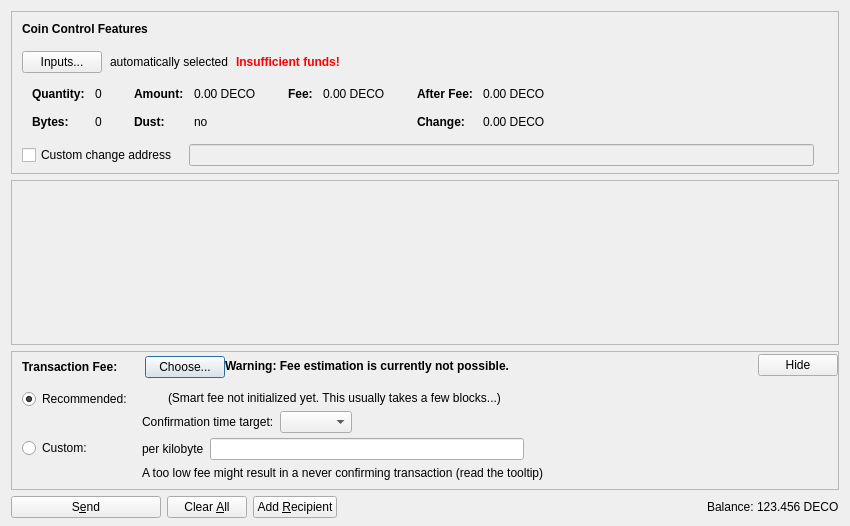
<?xml version="1.0" encoding="UTF-8"?>
<ui version="4.0">
 <class>SendCoinsDialog</class>
 <widget class="QDialog" name="SendCoinsDialog">
  <property name="geometry">
   <rect>
    <x>0</x>
    <y>0</y>
    <width>850</width>
    <height>526</height>
   </rect>
  </property>
  <property name="windowTitle">
   <string>Send Coins</string>
  </property>
  <layout class="QVBoxLayout" name="verticalLayout" stretch="0,1,0,0">
   <property name="bottomMargin">
    <number>8</number>
   </property>
   <item>
    <widget class="QFrame" name="frameCoinControl">
     <property name="sizePolicy">
      <sizepolicy hsizetype="Expanding" vsizetype="Expanding">
       <horstretch>0</horstretch>
       <verstretch>0</verstretch>
      </sizepolicy>
     </property>
     <property name="maximumSize">
      <size>
       <width>16777215</width>
       <height>16777215</height>
      </size>
     </property>
     <property name="frameShape">
      <enum>QFrame::StyledPanel</enum>
     </property>
     <property name="frameShadow">
      <enum>QFrame::Sunken</enum>
     </property>
     <layout class="QVBoxLayout" name="verticalLayoutCoinControl2">
      <property name="spacing">
       <number>0</number>
      </property>
      <property name="leftMargin">
       <number>0</number>
      </property>
      <property name="topMargin">
       <number>0</number>
      </property>
      <property name="rightMargin">
       <number>0</number>
      </property>
      <property name="bottomMargin">
       <number>6</number>
      </property>
      <item>
       <layout class="QVBoxLayout" name="verticalLayoutCoinControl" stretch="0,0,0,0,1">
        <property name="spacing">
         <number>0</number>
        </property>
        <property name="leftMargin">
         <number>10</number>
        </property>
        <property name="topMargin">
         <number>10</number>
        </property>
        <item>
         <layout class="QHBoxLayout" name="horizontalLayoutCoinControl1">
          <property name="bottomMargin">
           <number>15</number>
          </property>
          <item>
           <widget class="QLabel" name="labelCoinControlFeatures">
            <property name="sizePolicy">
             <sizepolicy hsizetype="Preferred" vsizetype="Maximum">
              <horstretch>0</horstretch>
              <verstretch>0</verstretch>
             </sizepolicy>
            </property>
            <property name="font">
             <font>
              <weight>75</weight>
              <bold>true</bold>
             </font>
            </property>
            <property name="styleSheet">
             <string notr="true">font-weight:bold;</string>
            </property>
            <property name="text">
             <string>Coin Control Features</string>
            </property>
           </widget>
          </item>
         </layout>
        </item>
        <item>
         <layout class="QHBoxLayout" name="horizontalLayoutCoinControl2" stretch="0,0,0,0">
          <property name="spacing">
           <number>8</number>
          </property>
          <property name="bottomMargin">
           <number>10</number>
          </property>
          <item>
           <widget class="QPushButton" name="pushButtonCoinControl">
            <property name="styleSheet">
             <string notr="true"/>
            </property>
            <property name="text">
             <string>Inputs...</string>
            </property>
            <property name="autoDefault">
             <bool>false</bool>
            </property>
           </widget>
          </item>
          <item>
           <widget class="QLabel" name="labelCoinControlAutomaticallySelected">
            <property name="text">
             <string>automatically selected</string>
            </property>
            <property name="margin">
             <number>5</number>
            </property>
           </widget>
          </item>
          <item>
           <widget class="QLabel" name="labelCoinControlInsuffFunds">
            <property name="font">
             <font>
              <weight>75</weight>
              <bold>true</bold>
             </font>
            </property>
            <property name="styleSheet">
             <string notr="true">color:red;font-weight:bold;</string>
            </property>
            <property name="text">
             <string>Insufficient funds!</string>
            </property>
            <property name="margin">
             <number>5</number>
            </property>
           </widget>
          </item>
          <item>
           <spacer name="horizontalSpacerCoinControl">
            <property name="orientation">
             <enum>Qt::Horizontal</enum>
            </property>
            <property name="sizeHint" stdset="0">
             <size>
              <width>40</width>
              <height>1</height>
             </size>
            </property>
           </spacer>
          </item>
         </layout>
        </item>
        <item>
         <widget class="QWidget" name="widgetCoinControl" native="true">
          <property name="sizePolicy">
           <sizepolicy hsizetype="Preferred" vsizetype="Preferred">
            <horstretch>0</horstretch>
            <verstretch>0</verstretch>
           </sizepolicy>
          </property>
          <property name="minimumSize">
           <size>
            <width>0</width>
            <height>0</height>
           </size>
          </property>
          <property name="styleSheet">
           <string notr="true"/>
          </property>
          <layout class="QHBoxLayout" name="horizontalLayoutCoinControl5">
           <property name="leftMargin">
            <number>0</number>
           </property>
           <property name="topMargin">
            <number>0</number>
           </property>
           <property name="rightMargin">
            <number>0</number>
           </property>
           <property name="bottomMargin">
            <number>0</number>
           </property>
           <item>
            <layout class="QHBoxLayout" name="horizontalLayoutCoinControl3" stretch="0,0,0,1">
             <property name="spacing">
              <number>20</number>
             </property>
             <property name="topMargin">
              <number>0</number>
             </property>
             <property name="bottomMargin">
              <number>10</number>
             </property>
             <item>
              <layout class="QFormLayout" name="formLayoutCoinControl1">
               <property name="horizontalSpacing">
                <number>10</number>
               </property>
               <property name="verticalSpacing">
                <number>14</number>
               </property>
               <property name="leftMargin">
                <number>10</number>
               </property>
               <property name="topMargin">
                <number>4</number>
               </property>
               <property name="rightMargin">
                <number>6</number>
               </property>
               <item row="0" column="0">
                <widget class="QLabel" name="labelCoinControlQuantityText">
                 <property name="font">
                  <font>
                   <weight>75</weight>
                   <bold>true</bold>
                  </font>
                 </property>
                 <property name="text">
                  <string>Quantity:</string>
                 </property>
                 <property name="margin">
                  <number>0</number>
                 </property>
                </widget>
               </item>
               <item row="0" column="1">
                <widget class="QLabel" name="labelCoinControlQuantity">
                 <property name="cursor">
                  <cursorShape>IBeamCursor</cursorShape>
                 </property>
                 <property name="contextMenuPolicy">
                  <enum>Qt::ActionsContextMenu</enum>
                 </property>
                 <property name="text">
                  <string notr="true">0</string>
                 </property>
                 <property name="margin">
                  <number>0</number>
                 </property>
                 <property name="textInteractionFlags">
                  <set>Qt::LinksAccessibleByMouse|Qt::TextSelectableByKeyboard|Qt::TextSelectableByMouse</set>
                 </property>
                </widget>
               </item>
               <item row="1" column="0">
                <widget class="QLabel" name="labelCoinControlBytesText">
                 <property name="font">
                  <font>
                   <weight>75</weight>
                   <bold>true</bold>
                  </font>
                 </property>
                 <property name="text">
                  <string>Bytes:</string>
                 </property>
                </widget>
               </item>
               <item row="1" column="1">
                <widget class="QLabel" name="labelCoinControlBytes">
                 <property name="cursor">
                  <cursorShape>IBeamCursor</cursorShape>
                 </property>
                 <property name="contextMenuPolicy">
                  <enum>Qt::ActionsContextMenu</enum>
                 </property>
                 <property name="text">
                  <string notr="true">0</string>
                 </property>
                 <property name="textInteractionFlags">
                  <set>Qt::LinksAccessibleByMouse|Qt::TextSelectableByKeyboard|Qt::TextSelectableByMouse</set>
                 </property>
                </widget>
               </item>
              </layout>
             </item>
             <item>
              <layout class="QFormLayout" name="formLayoutCoinControl2">
               <property name="horizontalSpacing">
                <number>10</number>
               </property>
               <property name="verticalSpacing">
                <number>14</number>
               </property>
               <property name="leftMargin">
                <number>6</number>
               </property>
               <property name="topMargin">
                <number>4</number>
               </property>
               <property name="rightMargin">
                <number>6</number>
               </property>
               <item row="0" column="0">
                <widget class="QLabel" name="labelCoinControlAmountText">
                 <property name="font">
                  <font>
                   <weight>75</weight>
                   <bold>true</bold>
                  </font>
                 </property>
                 <property name="text">
                  <string>Amount:</string>
                 </property>
                 <property name="margin">
                  <number>0</number>
                 </property>
                </widget>
               </item>
               <item row="0" column="1">
                <widget class="QLabel" name="labelCoinControlAmount">
                 <property name="cursor">
                  <cursorShape>IBeamCursor</cursorShape>
                 </property>
                 <property name="contextMenuPolicy">
                  <enum>Qt::ActionsContextMenu</enum>
                 </property>
                 <property name="text">
                  <string notr="true">0.00 DECO</string>
                 </property>
                 <property name="textInteractionFlags">
                  <set>Qt::LinksAccessibleByMouse|Qt::TextSelectableByKeyboard|Qt::TextSelectableByMouse</set>
                 </property>
                </widget>
               </item>
               <item row="1" column="0">
                <widget class="QLabel" name="labelCoinControlLowOutputText">
                 <property name="font">
                  <font>
                   <weight>75</weight>
                   <bold>true</bold>
                  </font>
                 </property>
                 <property name="text">
                  <string>Dust:</string>
                 </property>
                </widget>
               </item>
               <item row="1" column="1">
                <widget class="QLabel" name="labelCoinControlLowOutput">
                 <property name="cursor">
                  <cursorShape>IBeamCursor</cursorShape>
                 </property>
                 <property name="contextMenuPolicy">
                  <enum>Qt::ActionsContextMenu</enum>
                 </property>
                 <property name="text">
                  <string notr="true">no</string>
                 </property>
                 <property name="textInteractionFlags">
                  <set>Qt::LinksAccessibleByMouse|Qt::TextSelectableByKeyboard|Qt::TextSelectableByMouse</set>
                 </property>
                </widget>
               </item>
              </layout>
             </item>
             <item>
              <layout class="QFormLayout" name="formLayoutCoinControl3">
               <property name="horizontalSpacing">
                <number>10</number>
               </property>
               <property name="verticalSpacing">
                <number>14</number>
               </property>
               <property name="leftMargin">
                <number>6</number>
               </property>
               <property name="topMargin">
                <number>4</number>
               </property>
               <property name="rightMargin">
                <number>6</number>
               </property>
               <item row="0" column="0">
                <widget class="QLabel" name="labelCoinControlFeeText">
                 <property name="font">
                  <font>
                   <weight>75</weight>
                   <bold>true</bold>
                  </font>
                 </property>
                 <property name="text">
                  <string>Fee:</string>
                 </property>
                 <property name="margin">
                  <number>0</number>
                 </property>
                </widget>
               </item>
               <item row="0" column="1">
                <widget class="QLabel" name="labelCoinControlFee">
                 <property name="cursor">
                  <cursorShape>IBeamCursor</cursorShape>
                 </property>
                 <property name="contextMenuPolicy">
                  <enum>Qt::ActionsContextMenu</enum>
                 </property>
                 <property name="text">
                  <string notr="true">0.00 DECO</string>
                 </property>
                 <property name="textInteractionFlags">
                  <set>Qt::LinksAccessibleByMouse|Qt::TextSelectableByKeyboard|Qt::TextSelectableByMouse</set>
                 </property>
                </widget>
               </item>
              </layout>
             </item>
             <item>
              <layout class="QFormLayout" name="formLayoutCoinControl4">
               <property name="horizontalSpacing">
                <number>10</number>
               </property>
               <property name="verticalSpacing">
                <number>14</number>
               </property>
               <property name="leftMargin">
                <number>6</number>
               </property>
               <property name="topMargin">
                <number>4</number>
               </property>
               <property name="rightMargin">
                <number>6</number>
               </property>
               <item row="0" column="0">
                <widget class="QLabel" name="labelCoinControlAfterFeeText">
                 <property name="font">
                  <font>
                   <weight>75</weight>
                   <bold>true</bold>
                  </font>
                 </property>
                 <property name="text">
                  <string>After Fee:</string>
                 </property>
                 <property name="margin">
                  <number>0</number>
                 </property>
                </widget>
               </item>
               <item row="0" column="1">
                <widget class="QLabel" name="labelCoinControlAfterFee">
                 <property name="cursor">
                  <cursorShape>IBeamCursor</cursorShape>
                 </property>
                 <property name="contextMenuPolicy">
                  <enum>Qt::ActionsContextMenu</enum>
                 </property>
                 <property name="text">
                  <string notr="true">0.00 DECO</string>
                 </property>
                 <property name="textInteractionFlags">
                  <set>Qt::LinksAccessibleByMouse|Qt::TextSelectableByKeyboard|Qt::TextSelectableByMouse</set>
                 </property>
                </widget>
               </item>
               <item row="1" column="0">
                <widget class="QLabel" name="labelCoinControlChangeText">
                 <property name="font">
                  <font>
                   <weight>75</weight>
                   <bold>true</bold>
                  </font>
                 </property>
                 <property name="text">
                  <string>Change:</string>
                 </property>
                </widget>
               </item>
               <item row="1" column="1">
                <widget class="QLabel" name="labelCoinControlChange">
                 <property name="cursor">
                  <cursorShape>IBeamCursor</cursorShape>
                 </property>
                 <property name="contextMenuPolicy">
                  <enum>Qt::ActionsContextMenu</enum>
                 </property>
                 <property name="text">
                  <string notr="true">0.00 DECO</string>
                 </property>
                 <property name="textInteractionFlags">
                  <set>Qt::LinksAccessibleByMouse|Qt::TextSelectableByKeyboard|Qt::TextSelectableByMouse</set>
                 </property>
                </widget>
               </item>
              </layout>
             </item>
            </layout>
           </item>
          </layout>
         </widget>
        </item>
        <item>
         <layout class="QHBoxLayout" name="horizontalLayoutCoinControl4" stretch="0,0,0">
          <property name="spacing">
           <number>12</number>
          </property>
          <property name="sizeConstraint">
           <enum>QLayout::SetDefaultConstraint</enum>
          </property>
          <property name="topMargin">
           <number>5</number>
          </property>
          <property name="rightMargin">
           <number>5</number>
          </property>
          <item>
           <widget class="QCheckBox" name="checkBoxCoinControlChange">
            <property name="toolTip">
             <string>If this is activated, but the change address is empty or invalid, change will be sent to a newly generated address.</string>
            </property>
            <property name="text">
             <string>Custom change address</string>
            </property>
           </widget>
          </item>
          <item>
           <widget class="QValidatedLineEdit" name="lineEditCoinControlChange">
            <property name="enabled">
             <bool>false</bool>
            </property>
            <property name="sizePolicy">
             <sizepolicy hsizetype="Expanding" vsizetype="Fixed">
              <horstretch>0</horstretch>
              <verstretch>0</verstretch>
             </sizepolicy>
            </property>
           </widget>
          </item>
          <item>
           <widget class="QLabel" name="labelCoinControlChangeLabel">
            <property name="sizePolicy">
             <sizepolicy hsizetype="Preferred" vsizetype="Expanding">
              <horstretch>0</horstretch>
              <verstretch>0</verstretch>
             </sizepolicy>
            </property>
            <property name="minimumSize">
             <size>
              <width>0</width>
              <height>0</height>
             </size>
            </property>
            <property name="text">
             <string/>
            </property>
            <property name="margin">
             <number>3</number>
            </property>
           </widget>
          </item>
         </layout>
        </item>
        <item>
         <spacer name="verticalSpacerCoinControl">
          <property name="orientation">
           <enum>Qt::Vertical</enum>
          </property>
          <property name="sizeHint" stdset="0">
           <size>
            <width>800</width>
            <height>1</height>
           </size>
          </property>
         </spacer>
        </item>
       </layout>
      </item>
     </layout>
    </widget>
   </item>
   <item>
    <widget class="QScrollArea" name="scrollArea">
     <property name="widgetResizable">
      <bool>true</bool>
     </property>
     <widget class="QWidget" name="scrollAreaWidgetContents">
      <property name="geometry">
       <rect>
        <x>0</x>
        <y>0</y>
        <width>830</width>
        <height>104</height>
       </rect>
      </property>
      <layout class="QVBoxLayout" name="verticalLayout_2" stretch="0,1">
       <property name="leftMargin">
        <number>0</number>
       </property>
       <property name="topMargin">
        <number>0</number>
       </property>
       <property name="rightMargin">
        <number>0</number>
       </property>
       <property name="bottomMargin">
        <number>0</number>
       </property>
       <item>
        <layout class="QVBoxLayout" name="entries">
         <property name="spacing">
          <number>6</number>
         </property>
        </layout>
       </item>
       <item>
        <spacer name="verticalSpacer">
         <property name="orientation">
          <enum>Qt::Vertical</enum>
         </property>
         <property name="sizeHint" stdset="0">
          <size>
           <width>20</width>
           <height>40</height>
          </size>
         </property>
        </spacer>
       </item>
      </layout>
     </widget>
    </widget>
   </item>
   <item>
    <widget class="QFrame" name="frameFee">
     <property name="sizePolicy">
      <sizepolicy hsizetype="Expanding" vsizetype="Expanding">
       <horstretch>0</horstretch>
       <verstretch>0</verstretch>
      </sizepolicy>
     </property>
     <property name="maximumSize">
      <size>
       <width>16777215</width>
       <height>16777215</height>
      </size>
     </property>
     <property name="frameShape">
      <enum>QFrame::StyledPanel</enum>
     </property>
     <property name="frameShadow">
      <enum>QFrame::Sunken</enum>
     </property>
     <layout class="QVBoxLayout" name="verticalLayoutFee1">
      <property name="spacing">
       <number>0</number>
      </property>
      <property name="leftMargin">
       <number>0</number>
      </property>
      <property name="topMargin">
       <number>0</number>
      </property>
      <property name="rightMargin">
       <number>0</number>
      </property>
      <property name="bottomMargin">
       <number>0</number>
      </property>
      <item>
       <layout class="QVBoxLayout" name="verticalLayoutFee2" stretch="0,0,0">
        <property name="spacing">
         <number>0</number>
        </property>
        <property name="leftMargin">
         <number>10</number>
        </property>
        <property name="topMargin">
         <number>0</number>
        </property>
        <item>
         <layout class="QHBoxLayout" name="horizontalLayoutFee1">
          <property name="bottomMargin">
           <number>0</number>
          </property>
          <item>
           <layout class="QVBoxLayout" name="verticalLayoutFee7">
            <property name="spacing">
             <number>0</number>
            </property>
            <item>
             <spacer name="verticalSpacerSmartFee">
              <property name="orientation">
               <enum>Qt::Vertical</enum>
              </property>
              <property name="sizeType">
               <enum>QSizePolicy::Fixed</enum>
              </property>
              <property name="sizeHint" stdset="0">
               <size>
                <width>1</width>
                <height>4</height>
               </size>
              </property>
             </spacer>
            </item>
            <item>
             <layout class="QHBoxLayout" name="horizontalLayoutSmartFee">
              <property name="spacing">
               <number>10</number>
              </property>
              <item>
               <widget class="QLabel" name="labelFeeHeadline">
                <property name="sizePolicy">
                 <sizepolicy hsizetype="Preferred" vsizetype="Maximum">
                  <horstretch>0</horstretch>
                  <verstretch>0</verstretch>
                 </sizepolicy>
                </property>
                <property name="font">
                 <font>
                  <weight>75</weight>
                  <bold>true</bold>
                 </font>
                </property>
                <property name="styleSheet">
                 <string notr="true">font-weight:bold;</string>
                </property>
                <property name="text">
                 <string>Transaction Fee:</string>
                </property>
               </widget>
              </item>
              <item>
               <widget class="QLabel" name="labelFeeMinimized">
                <property name="text">
                 <string/>
                </property>
               </widget>
              </item>
              <item>
               <widget class="QPushButton" name="buttonChooseFee">
                <property name="text">
                 <string>Choose...</string>
                </property>
               </widget>
              </item>
             </layout>
            </item>
            <item>
             <spacer name="verticalSpacer_5">
              <property name="orientation">
               <enum>Qt::Vertical</enum>
              </property>
              <property name="sizeHint" stdset="0">
               <size>
                <width>1</width>
                <height>1</height>
               </size>
              </property>
             </spacer>
            </item>
           </layout>
          </item>
          <item>
           <widget class="QLabel" name="fallbackFeeWarningLabel">
            <property name="toolTip">
             <string>Using the fallbackfee can result in sending a transaction that will take several hours or days (or never) to confirm. Consider choosing your fee manually or wait until you have validated the complete chain.</string>
            </property>
            <property name="font">
            <font>
                <weight>75</weight>
                <bold>true</bold>
            </font>
            </property>
            <property name="text">
             <string>Warning: Fee estimation is currently not possible.</string>
            </property>
            <property name="wordWrap">
             <bool>false</bool>
            </property>
           </widget>
          </item>
          <item>
           <spacer name="horizontalSpacer_4">
            <property name="orientation">
             <enum>Qt::Horizontal</enum>
            </property>
            <property name="sizeType">
             <enum>QSizePolicy::MinimumExpanding</enum>
            </property>
            <property name="sizeHint" stdset="0">
             <size>
              <width>40</width>
              <height>20</height>
             </size>
            </property>
           </spacer>
          </item>
          <item>
           <widget class="QPushButton" name="buttonMinimizeFee">
            <property name="toolTip">
             <string>collapse fee-settings</string>
            </property>
            <property name="text">
             <string>Hide</string>
            </property>
           </widget>
          </item>
         </layout>
        </item>
        <item>
         <widget class="QFrame" name="frameFeeSelection">
          <layout class="QVBoxLayout" name="verticalLayoutFee12">
           <property name="spacing">
            <number>0</number>
           </property>
           <property name="leftMargin">
            <number>0</number>
           </property>
           <property name="topMargin">
            <number>0</number>
           </property>
           <property name="rightMargin">
            <number>0</number>
           </property>
           <property name="bottomMargin">
            <number>0</number>
           </property>
           <item>
            <layout class="QGridLayout" name="gridLayoutFee">
             <property name="topMargin">
              <number>10</number>
             </property>
             <property name="bottomMargin">
              <number>4</number>
             </property>
             <property name="horizontalSpacing">
              <number>10</number>
             </property>
             <property name="verticalSpacing">
              <number>4</number>
             </property>
             <item row="1" column="1">
              <layout class="QVBoxLayout" name="verticalLayoutFee8">
               <property name="spacing">
                <number>6</number>
               </property>
               <item>
                <layout class="QHBoxLayout" name="horizontalLayoutFee13">
                 <item>
                  <widget class="QLabel" name="labelCustomPerKilobyte">
                   <property name="toolTip">
                    <string>Specify a custom fee per kB (1,000 bytes) of the transaction's virtual size.

Note:  Since the fee is calculated on a per-byte basis, a fee of "100 satoshis per kB" for a transaction size of 500 bytes (half of 1 kB) would ultimately yield a fee of only 50 satoshis.</string>
                   </property>
                   <property name="text">
                    <string>per kilobyte</string>
                   </property>
                  </widget>
                 </item>
                 <item>
                  <widget class="BitcoinAmountField" name="customFee"/>
                 </item>
                 <item>
                  <spacer name="horizontalSpacer_6">
                   <property name="orientation">
                    <enum>Qt::Horizontal</enum>
                   </property>
                   <property name="sizeHint" stdset="0">
                    <size>
                     <width>1</width>
                     <height>1</height>
                    </size>
                   </property>
                  </spacer>
                 </item>
                </layout>
               </item>
               <item>
                <layout class="QHBoxLayout" name="horizontalLayoutFee8">
                 <item>
                  <widget class="QLabel" name="labelCustomFeeWarning">
                   <property name="enabled">
                    <bool>true</bool>
                   </property>
                   <property name="toolTip">
                    <string>When there is less transaction volume than space in the blocks, miners as well as relaying nodes may enforce a minimum fee. Paying only this minimum fee is just fine, but be aware that this can result in a never confirming transaction once there is more demand for deltacoin transactions than the network can process.</string>
                   </property>
                   <property name="text">
                    <string>A too low fee might result in a never confirming transaction (read the tooltip)</string>
                   </property>
                  </widget>
                 </item>
                 <item>
                  <spacer name="horizontalSpacer_2">
                   <property name="orientation">
                    <enum>Qt::Horizontal</enum>
                   </property>
                   <property name="sizeHint" stdset="0">
                    <size>
                     <width>1</width>
                     <height>1</height>
                    </size>
                   </property>
                  </spacer>
                 </item>
                </layout>
               </item>
              </layout>
             </item>
             <item row="0" column="0">
              <layout class="QVBoxLayout" name="verticalLayoutFee4" stretch="0,1">
               <item>
                <widget class="QRadioButton" name="radioSmartFee">
                 <property name="text">
                  <string>Recommended:</string>
                 </property>
                 <property name="checked">
                  <bool>true</bool>
                 </property>
                 <attribute name="buttonGroup">
                  <string notr="true">groupFee</string>
                 </attribute>
                </widget>
               </item>
               <item>
                <spacer name="verticalSpacer_2">
                 <property name="orientation">
                  <enum>Qt::Vertical</enum>
                 </property>
                 <property name="sizeHint" stdset="0">
                  <size>
                   <width>1</width>
                   <height>1</height>
                  </size>
                 </property>
                </spacer>
               </item>
              </layout>
             </item>
             <item row="1" column="0">
              <layout class="QVBoxLayout" name="verticalLayoutFee9" stretch="0,1">
               <item>
                <widget class="QRadioButton" name="radioCustomFee">
                 <property name="text">
                  <string>Custom:</string>
                 </property>
                 <attribute name="buttonGroup">
                  <string notr="true">groupFee</string>
                 </attribute>
                </widget>
               </item>
               <item>
                <spacer name="verticalSpacer_6">
                 <property name="orientation">
                  <enum>Qt::Vertical</enum>
                 </property>
                 <property name="sizeHint" stdset="0">
                  <size>
                   <width>1</width>
                   <height>1</height>
                  </size>
                 </property>
                </spacer>
               </item>
              </layout>
             </item>
             <item row="0" column="1">
              <layout class="QVBoxLayout" name="verticalLayoutFee3" stretch="0,0,1">
               <property name="spacing">
                <number>6</number>
               </property>
               <property name="topMargin">
                <number>2</number>
               </property>
               <item>
                <layout class="QHBoxLayout" name="horizontalLayoutFee12">
                 <item>
                  <widget class="QLabel" name="labelSmartFee">
                   <property name="text">
                    <string/>
                   </property>
                  </widget>
                 </item>
                 <item>
                  <widget class="QLabel" name="labelFeeEstimation">
                   <property name="text">
                    <string/>
                   </property>
                  </widget>
                 </item>
                 <item>
                  <widget class="QLabel" name="labelSmartFee2">
                   <property name="text">
                    <string>(Smart fee not initialized yet. This usually takes a few blocks...)</string>
                   </property>
                  </widget>
                 </item>
                 <item>
                  <spacer name="horizontalSpacer_5">
                   <property name="orientation">
                    <enum>Qt::Horizontal</enum>
                   </property>
                   <property name="sizeHint" stdset="0">
                    <size>
                     <width>1</width>
                     <height>1</height>
                    </size>
                   </property>
                  </spacer>
                 </item>
                </layout>
               </item>
               <item>
                <layout class="QHBoxLayout" name="horizontalLayoutFee9">
                 <item>
                  <layout class="QVBoxLayout" name="verticalLayoutFee6">
                   <item>
                    <widget class="QLabel" name="labelSmartFee3">
                     <property name="text">
                      <string>Confirmation time target:</string>
                     </property>
                    </widget>
                   </item>
                  </layout>
                 </item>
                 <item>
                  <layout class="QVBoxLayout" name="verticalLayoutFee5">
                   <property name="rightMargin">
                    <number>30</number>
                   </property>
                   <item>
                    <layout class="QHBoxLayout" name="horizontalLayoutConfTarget">
                     <property name="bottomMargin">
                      <number>0</number>
                     </property>
                     <item>
                      <widget class="QComboBox" name="confTargetSelector"/>
                     </item>
                     <item>
                      <spacer name="horizontalSpacerConfTarget">
                       <property name="orientation">
                        <enum>Qt::Horizontal</enum>
                       </property>
                       <property name="sizeHint" stdset="0">
                        <size>
                         <width>40</width>
                         <height>20</height>
                        </size>
                       </property>
                      </spacer>
                     </item>
                    </layout>
                   </item>
                  </layout>
                 </item>
                </layout>
               </item>
               <item>
                <spacer name="verticalSpacer_4">
                 <property name="orientation">
                  <enum>Qt::Vertical</enum>
                 </property>
                 <property name="sizeHint" stdset="0">
                  <size>
                   <width>1</width>
                   <height>1</height>
                  </size>
                 </property>
                </spacer>
               </item>
              </layout>
             </item>
            </layout>
           </item>
          </layout>
         </widget>
        </item>
        <item>
         <spacer name="verticalSpacerFee">
          <property name="orientation">
           <enum>Qt::Vertical</enum>
          </property>
          <property name="sizeHint" stdset="0">
           <size>
            <width>40</width>
            <height>5</height>
           </size>
          </property>
         </spacer>
        </item>
       </layout>
      </item>
     </layout>
    </widget>
   </item>
   <item>
    <layout class="QHBoxLayout" name="horizontalLayout">
     <item>
      <widget class="QPushButton" name="sendButton">
       <property name="minimumSize">
        <size>
         <width>150</width>
         <height>0</height>
        </size>
       </property>
       <property name="toolTip">
        <string>Confirm the send action</string>
       </property>
       <property name="text">
        <string>S&amp;end</string>
       </property>
       <property name="icon">
        <iconset resource="../bitcoin.qrc">
         <normaloff>:/icons/send</normaloff>:/icons/send</iconset>
       </property>
       <property name="autoDefault">
        <bool>false</bool>
       </property>
       <property name="default">
        <bool>false</bool>
       </property>
      </widget>
     </item>
     <item>
      <widget class="QPushButton" name="clearButton">
       <property name="sizePolicy">
        <sizepolicy hsizetype="Minimum" vsizetype="Fixed">
         <horstretch>0</horstretch>
         <verstretch>0</verstretch>
        </sizepolicy>
       </property>
       <property name="toolTip">
        <string>Clear all fields of the form.</string>
       </property>
       <property name="text">
        <string>Clear &amp;All</string>
       </property>
       <property name="icon">
        <iconset resource="../bitcoin.qrc">
         <normaloff>:/icons/remove</normaloff>:/icons/remove</iconset>
       </property>
       <property name="autoDefault">
        <bool>false</bool>
       </property>
      </widget>
     </item>
     <item>
      <widget class="QPushButton" name="addButton">
       <property name="toolTip">
        <string>Send to multiple recipients at once</string>
       </property>
       <property name="text">
        <string>Add &amp;Recipient</string>
       </property>
       <property name="icon">
        <iconset resource="../bitcoin.qrc">
         <normaloff>:/icons/add</normaloff>:/icons/add</iconset>
       </property>
       <property name="autoDefault">
        <bool>false</bool>
       </property>
      </widget>
     </item>
     <item>
      <spacer name="horizontalSpacer">
       <property name="orientation">
        <enum>Qt::Horizontal</enum>
       </property>
       <property name="sizeHint" stdset="0">
        <size>
         <width>40</width>
         <height>20</height>
        </size>
       </property>
      </spacer>
     </item>
     <item>
      <layout class="QHBoxLayout" name="horizontalLayout_2">
       <property name="spacing">
        <number>3</number>
       </property>
       <item>
        <widget class="QLabel" name="label">
         <property name="sizePolicy">
          <sizepolicy hsizetype="Preferred" vsizetype="Fixed">
           <horstretch>0</horstretch>
           <verstretch>0</verstretch>
          </sizepolicy>
         </property>
         <property name="text">
          <string>Balance:</string>
         </property>
        </widget>
       </item>
       <item>
        <widget class="QLabel" name="labelBalance">
         <property name="sizePolicy">
          <sizepolicy hsizetype="Preferred" vsizetype="Fixed">
           <horstretch>0</horstretch>
           <verstretch>0</verstretch>
          </sizepolicy>
         </property>
         <property name="cursor">
          <cursorShape>IBeamCursor</cursorShape>
         </property>
         <property name="text">
          <string notr="true">123.456 DECO</string>
         </property>
         <property name="textInteractionFlags">
          <set>Qt::LinksAccessibleByMouse|Qt::TextSelectableByKeyboard|Qt::TextSelectableByMouse</set>
         </property>
        </widget>
       </item>
      </layout>
     </item>
    </layout>
   </item>
  </layout>
 </widget>
 <customwidgets>
  <customwidget>
   <class>QValidatedLineEdit</class>
   <extends>QLineEdit</extends>
   <header>qt/qvalidatedlineedit.h</header>
  </customwidget>
  <customwidget>
   <class>BitcoinAmountField</class>
   <extends>QLineEdit</extends>
   <header>qt/bitcoinamountfield.h</header>
   <container>1</container>
  </customwidget>
 </customwidgets>
 <resources>
  <include location="../bitcoin.qrc"/>
 </resources>
 <connections/>
 <buttongroups>
  <buttongroup name="groupFee"/>
 </buttongroups>
</ui>
